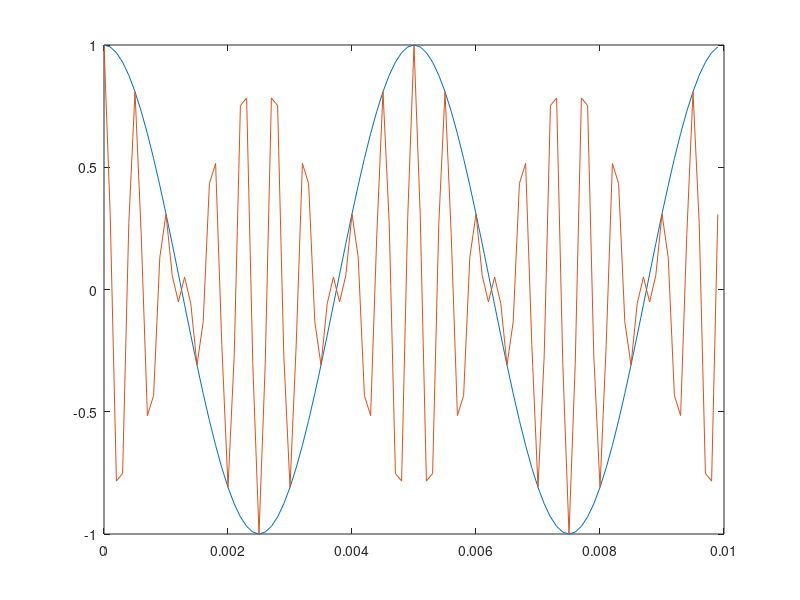

This figure's MATLAB source: (Note: this script raises an error after producing the figure.)
%day2   q2
fc = 2000;
fs = 10000;
f = 200;
t = 0:(1/fs):((2/f)-(1/fs));
x = cos(2*pi*f*t);
plot(t,x);
hold on;
%y = modulate(x,fc,fs,'amdsb-sc');
y = x.*cos(2*pi*fc*t);
plot(t,y);
z = demod(y, fc, fs, 'amdsb-sc');
plot(t,z);
hold off;
title('AMDSB-SC');